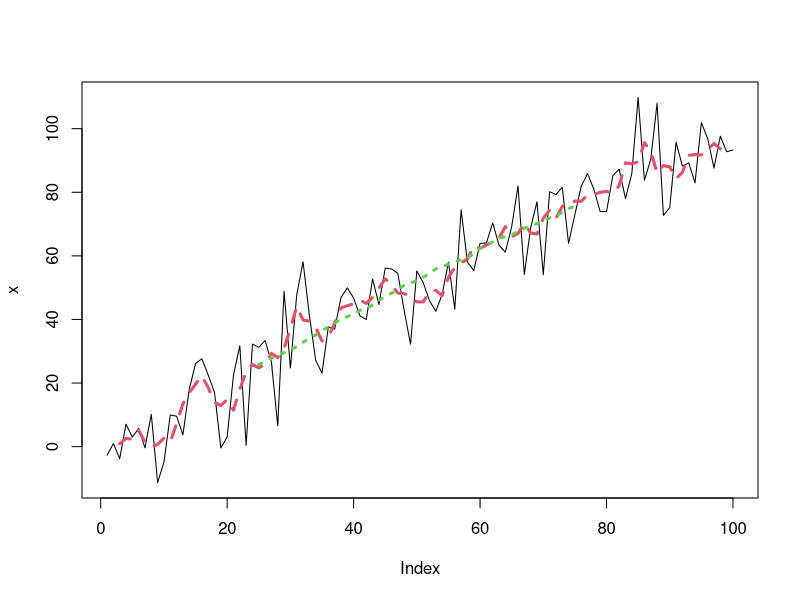
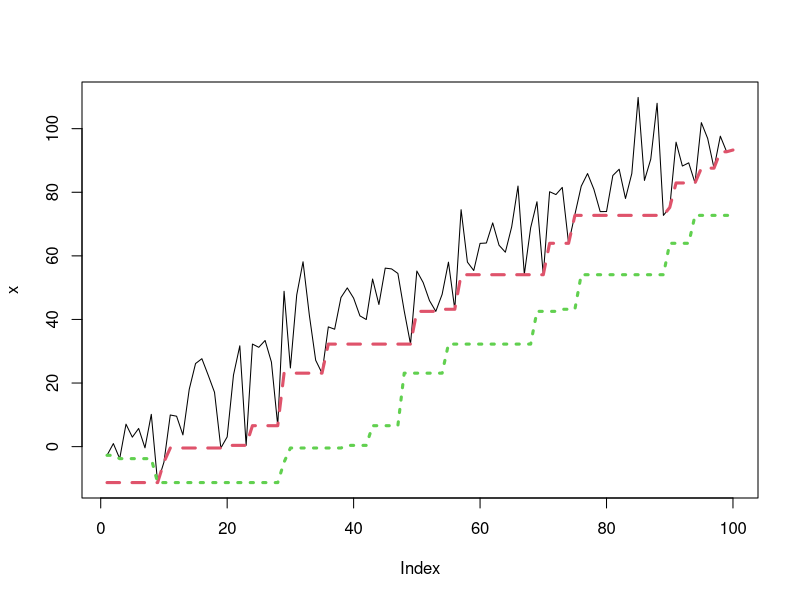
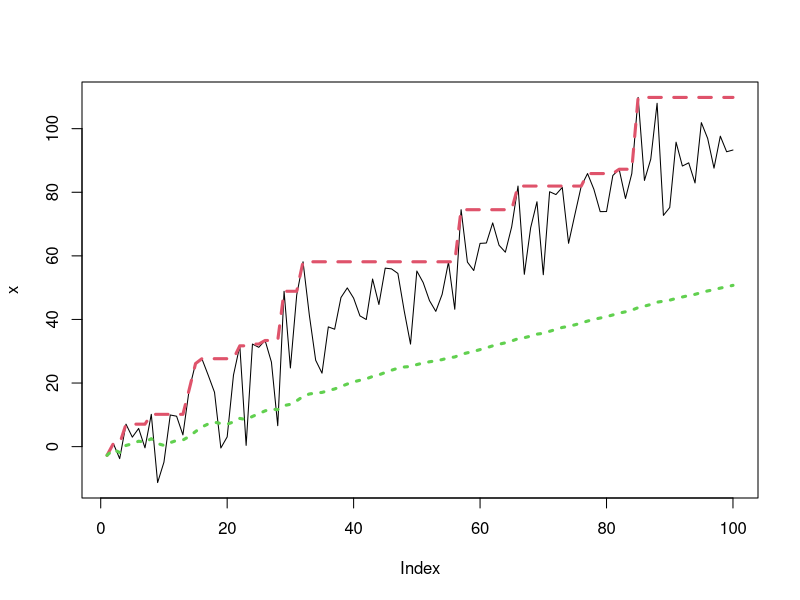
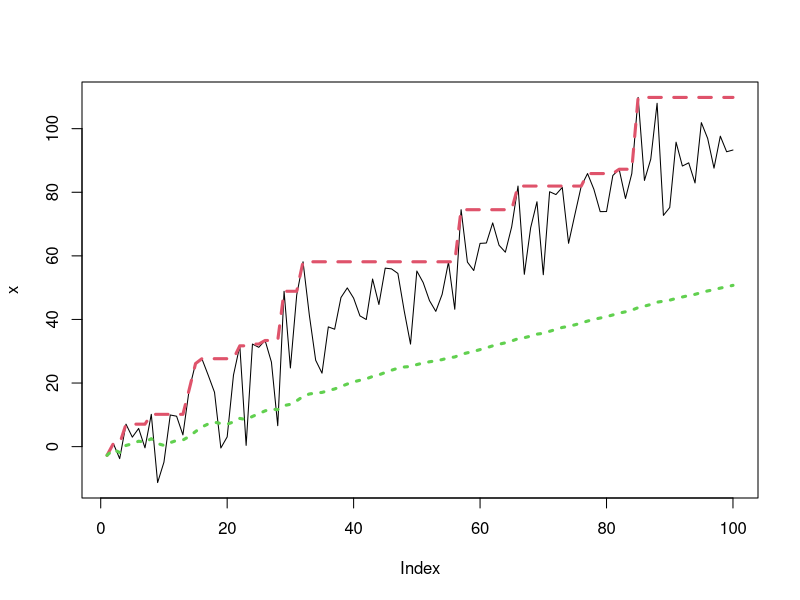

Source code (R) for these figures, in order:
## R
## Do obliczenia średniej ruchomej można wykorzystać dostępną w R funkcję filter 
x <- rnorm(n = 100, mean = 0, sd = 10) + 1:100
mn <- function(n) rep(1/n, n)
plot(x, type = 'l', lwd = 1)
lines(filter(x, mn( 5)), col = 2, lwd = 3, lty = 2)
lines(filter(x, mn(50)), col = 3, lwd = 3, lty = 3)


## R
## rollapply() pozwala dostosować działanie do potrzeb użytkownika
require(zoo)
f1 <- rollapply(zoo(x), 20, function(w) min(w),align = "left", partial = TRUE)
f2 <- rollapply(zoo(x), 20, function(w) min(w), align = "right", partial = TRUE)
plot (x,           lwd = 1,         type = 'l')
lines(f1, col = 2, lwd = 3, lty = 2)
lines(f2, col = 3, lwd = 3, lty = 3)


## R
# Rozszerzające się okna
plot(x, type = 'l', lwd = 1)
lines(cummax(x),             col = 2, lwd = 3, lty = 2) # maksimum
lines(cumsum(x)/1:length(x), col = 3, lwd = 3, lty = 3) # średnia

## R
plot(x, type = 'l', lwd = 1)
lines(rollapply(zoo(x), seq_along(x), function(w) max(w),
                partial = TRUE, align = "right"),
      col = 2, lwd = 3, lty = 2)
lines(rollapply(zoo(x), seq_along(x), function(w) mean(w),
                partial = TRUE, align = "right"),
      col = 3, lwd = 3, lty = 3)

